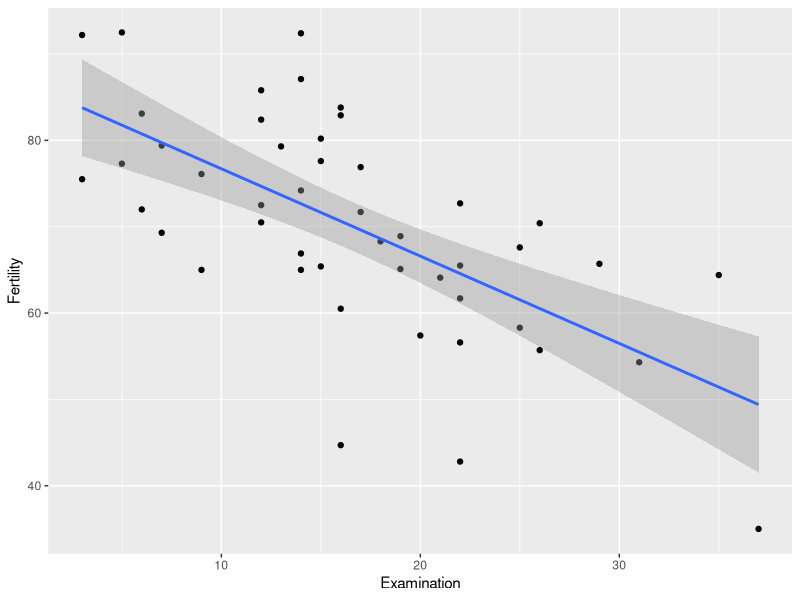

Recreate this plot in R.
## Supervised Learning (Regression and Classification)

library(ggplot2)
library(tidyr)
library(tidyverse)
library(dplyr)

# Linear Regression

#First check the data
head(swiss)
#Run a simple linear regression
ggplot(data=swiss) + 
  geom_point(aes(x=Examination,y=Fertility)) +
  geom_smooth(method='lm',aes(x=Examination,y=Fertility),se=TRUE)


fert_vs_exam<-lm(Fertility ~ Examination, data=swiss)
summary(fert_vs_exam)


#Now Fertility vs all
fert_vs_all<-lm(Fertility ~ ., data=swiss)
summary(fert_vs_all)

# K Nearest Neighbors (KNN)

##We are going to use knn function of the class package
## If the class package is not loaded use install.packages("class")
##Below example is from iris data set
## train is the covariates of the training set
train <- rbind(iris3[1:25,,1], iris3[1:25,,2], iris3[1:25,,3])
## cl is the class of the training set
## First 25 nodes are (s)etosa, second 25 are versi(c)olor, third 25 are (v)irginica
cl <- factor(c(rep("s",25), rep("c",25), rep("v",25)))
## test is the test set we want to predict its classes
test <- rbind(iris3[26:50,,1], iris3[26:50,,2], iris3[26:50,,3])
##The following function uses the train set and classes to predict
#the class of the test set's classes
knn_cl<-class::knn(train, test, cl, k = 3, prob=TRUE)
knn_cl


##Let's also compare knn estimates vs actual test data classes (same order as train data)
table(data.frame(actual=cl,estimate=knn_cl))

